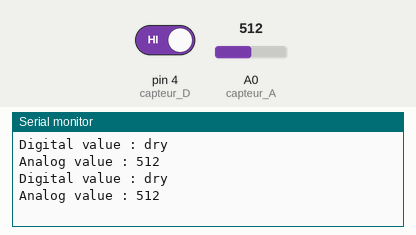
A sketch run on a simulated Arduino Uno, built with avr-gcc and run on an emulated ATmega328P. On the bench: the last lines printed to the serial monitor. The inputs (shaded band) are chosen by the test bench; at power-on: pin 4 (capteur_D) HIGH, A0 (capteur_A) = 512.

Above: at 1.8 s.
1.9 s: pin 4 (capteur_D) driven LOW
4.5 s: A0 (capteur_A) set to 716
At 5.8 s:
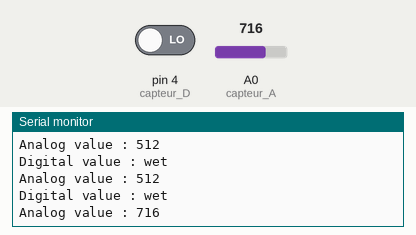
6.0 s: pin 4 (capteur_D) driven HIGH
10.1 s: A0 (capteur_A) set to 900
At 10.9 s:
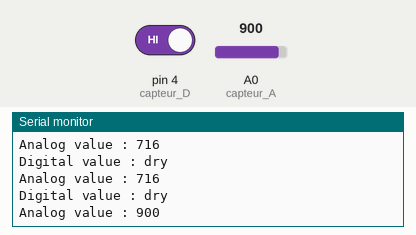
Timing chart, 0 to 12.6 s (numbered marks = the images above; inputs shaded):
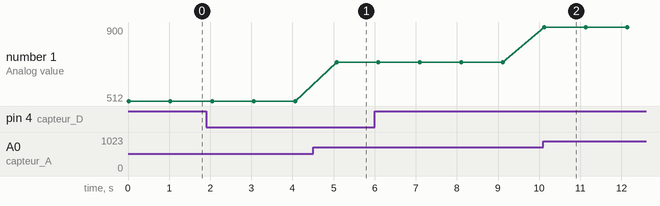

The sketch:

Rainsensor.ino
```cpp
const int capteur_D = 4;
const int capteur_A = A0;//to take analog value

int val_analogique;//To take the digital Value from sensor module

void setup()
{
  pinMode(capteur_D, INPUT);
  pinMode(capteur_A, INPUT);
  Serial.begin(9600);
}

void loop()
{
if(digitalRead(capteur_D) == LOW)
  {
    Serial.println("Digital value : wet");
    delay(10);
  }
else
  {
    Serial.println("Digital value : dry");
    delay(10);
  }
val_analogique=analogRead(capteur_A);
 Serial.print("Analog value : ");
 Serial.println(val_analogique);
 Serial.println("");
  delay(1000);
}
```

Measured:
- after the input at 4.5 s, the serial monitor: prints a new line after 0.58 s (image 1)
- after the input at 10.1 s, the serial monitor: prints a new line at once (image 2)
- plotted number 1: 512 → 716 after the input at 4.5 s, 716 → 900 after the input at 10.1 s
